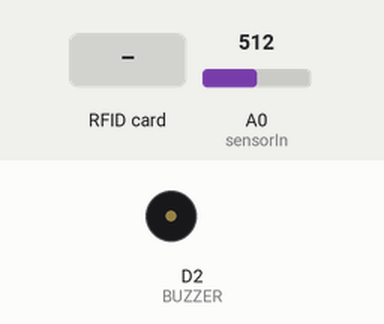
This sketch was run on a simulated ESP8266 (NodeMCU). Parts: buzzer (waves = sounding, pin HIGH). The inputs (shaded band) are chosen by the test bench; at power-on: A0 (sensorIn) = 512. WiFi joins after 1.5 s; servers stay silent unless stated; uploads are accepted with an empty reply; what the sketch prints to the serial monitor is not drawn.

Above: at 5.2 s.
5.3 s: RFID card 11 11 11 12 held to the reader
At 6.7 s:
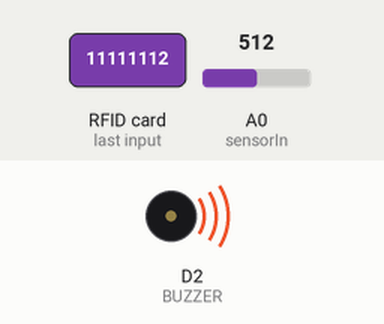
Timing chart, 0 to 8.3 s (numbered marks = the images above; inputs shaded):
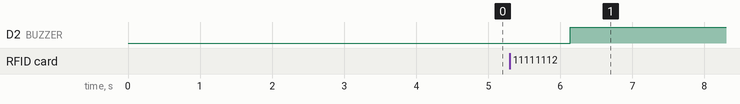

Measured:
- after the input at 5.3 s, D2 (BUZZER): LOW → HIGH after 0.84 s

The sketch:

send_data_to_google_sheet.ino
```cpp
#include <SPI.h>
#include <MFRC522.h>
#include <Arduino.h>
#include <ESP8266WiFi.h>
#include <ESP8266WiFiMulti.h>
#include <ESP8266HTTPClient.h>
#include <WiFiClient.h>
#include <WiFiClientSecureBearSSL.h>

// Fingerprint for demo URL, expires on June 2, 2021, needs to be updated well before this date
const uint8_t fingerprint[20] = {0x2b, 0xb5, 0xf0, 0x49, 0xbb, 0x7a, 0xde, 0xcb, 0x2f, 0x32, 0x67, 0x2e, 0x10, 0xd5, 0x45, 0x3e, 0xbe, 0x2c, 0x18, 0x0b};
// 4a 2e b2 a8 29 12 9a ca ac e1 e0 f4 a0 6c 74 4b 4b 7d 5b ab
// 36 D7 12 4A 15 13 E6 AA 83 AB A4 E5 DF A5 AA AF
// 2B B5 F0 49 BB 7A DE CB 2F 32 67 2E 10 D5 45 3E BE 2C 18 0B

#define RST_PIN  D3     // Configurable, see typical pin layout above
#define SS_PIN   D4     // Configurable, see typical pin layout above
#define BUZZER   D2     // Configurable, see typical pin layout above

MFRC522 mfrc522(SS_PIN, RST_PIN);  // Instance of the class
MFRC522::MIFARE_Key key;
ESP8266WiFiMulti WiFiMulti;
MFRC522::StatusCode status;

/* Be aware of Sector Trailer Blocks */
int blockNum = 2;
int turnonoff=0;
const int sensorIn = A0;
int mVperAmp = 185; // use 185 for 5A, 100 for 20A Module and 66 for 30A Module
double Voltage = 0;
double VRMS = 0;
double AmpsRMS = 0;
double Wattage=0;
/* Create another array to read data from Block */
/* Legthn of buffer should be 2 Bytes more than the size of Block (16 Bytes) */
byte bufferLen = 20;
byte readBlockData[20];

String data2;
const String data1 = "https://script.google.com/macros/s/AKfycbwNKKQvqlYteZliBV-3EJq5P38wtFhD6DF7vaDzt5MZtdkLBO3RQP74zlg55zNOZtT_Uw/exec?name=";

void setup()
{
  /* Initialize serial communications with the PC */
  //Serial.begin(9600);
  // Serial.setDebugOutput(true);
      pinMode(A0, INPUT);
      Serial.begin(9600);
      delay(10);
      Serial.println(F("Init...."));
  Serial.println();
  Serial.println();
  Serial.println();

  for (uint8_t t = 4; t > 0; t--)
  {
    Serial.printf("[SETUP] WAIT %d...\n", t);
    Serial.flush();
    delay(1000);
  }

  WiFi.mode(WIFI_STA);

  /* Put your WIFI Name and Password here */
  WiFiMulti.addAP("Bhuvi's Laptop", "11111112");

  /* Set BUZZER as OUTPUT */
  pinMode(BUZZER, OUTPUT);
  /* Initialize SPI bus */
  SPI.begin();
}

void loop()
{
   Voltage = getVPP();
 VRMS = (Voltage/2.0) *0.707; // sq root
 AmpsRMS = (VRMS * 1000)/mVperAmp;
 Wattage = (220*AmpsRMS); //Observed 18-20 Watt when no load was connected, so substracting offset value to get real consumption.
 Serial.print(AmpsRMS/1.75);
 Serial.println(" Amps RMS ");
 Serial.print(Wattage/1.75);
 Serial.println(" Watt ");
 //ReadContinues();
  /* Initialize MFRC522 Module */
  mfrc522.PCD_Init();
  /* Look for new cards */
  /* Reset the loop if no new card is present on RC522 Reader */
  if ( ! mfrc522.PICC_IsNewCardPresent())
  {
    return;
  }
  /* Select one of the cards */
  if ( ! mfrc522.PICC_ReadCardSerial())
  {
    return;
  }
  /* Read data from the same block */
  Serial.println();
  Serial.println(F("Reading last data from RFID..."));
  ReadDataFromBlock(blockNum, readBlockData);
  /* If you want to print the full memory dump, uncomment the next line */
  //mfrc522.PICC_DumpToSerial(&(mfrc522.uid));
  /* Print the data read from block */
  Serial.println();
  Serial.print(F("Last data in RFID:"));
  Serial.print(blockNum);
  Serial.print(F(" --> "));
  for (int j=0 ; j<16 ; j++)
  {
    Serial.write(readBlockData[j]);
  }
  Serial.println();
  /*digitalWrite(BUZZER, HIGH);
  delay(200);
  digitalWrite(BUZZER, LOW);
  delay(200);
  digitalWrite(BUZZER, HIGH);
  delay(200);
  digitalWrite(BUZZER, LOW);*/

  // wait for WiFi connection
  if ((WiFiMulti.run() == WL_CONNECTED))
  {
    std::unique_ptr<BearSSL::WiFiClientSecure>client(new BearSSL::WiFiClientSecure);

    client->setFingerprint(fingerprint);
    // Or, if you happy to ignore the SSL certificate, then use the following line instead:
    // client->setInsecure();
    //requesting URL: /macros/s/AKfycbybwYsIQr9WN0lno62oUJYG3SCHcWsytaJGiP3bJ50-ULPTfxBzP-h-7syPK1Y7CaRO5A/exec?temperature=0.01&humidity=0.06
    ///script.google.com/macros/s/AKfycbzGEHXN727-QIisa2sky-RR36ARPUWViX6BS7SqEQ2-limCH0EozMsbrmbrATyMfx310w/exec?name=SASI&Voltage=0.01
    data2 = data1 + String((char*)readBlockData)+"&Voltage="+String(Wattage/AmpsRMS)+"&Current="+String(AmpsRMS)+"&Power="+String(Wattage);
    data2.trim();
    Serial.println("Complet Url"+data2);

    HTTPClient https;
    Serial.print(F("[HTTPS] begin...\n"));
    if (https.begin(*client, (String)data2))
    {
      // HTTP
      Serial.print(F("[HTTPS] GET...\n"));
      // start connection and send HTTP header
      int httpCode = https.GET();

      // httpCode will be negative on error
      if (httpCode > 0)
      {
        // HTTP header has been send and Server response header has been handled
        Serial.printf("[HTTPS] GET... code: %d\n", httpCode);
        // file found at server
      }
      else
      {
        Serial.printf("[HTTPS] GET... failed, error: %s\n", https.errorToString(httpCode).c_str());
      }
      https.end();
      delay(5000);
    }
    else
    {
      Serial.printf("[HTTPS} Unable to connect\n");
    }


  }
}

void ReadContinues(){
      data2 = data1 + String((char*)readBlockData)+"&Voltage="+String(Wattage/AmpsRMS)+"&Current="+String(AmpsRMS)+"&Power="+String(Wattage);
    data2.trim();
    Serial.println("Complet Url"+data2);
    HTTPClient https;
        std::unique_ptr<BearSSL::WiFiClientSecure>client(new BearSSL::WiFiClientSecure);
    client->setFingerprint(fingerprint);

    Serial.print(F("[HTTPS] begin...\n"));
    if (https.begin(*client,(String)data2))
    {
      // HTTP
      Serial.print(F("[HTTPS] GET...\n"));
      // start connection and send HTTP header
      int httpCode = https.GET();

      // httpCode will be negative on error
      if (httpCode > 0)
      {
        // HTTP header has been send and Server response header has been handled
        Serial.printf("[HTTPS] GET... code: %d\n", httpCode);
        // file found at server
      }
      else
      {
        Serial.printf("[HTTPS] GET... failed, error: %s\n", https.errorToString(httpCode).c_str());
      }
      https.end();
      delay(5000);
    }
    else
    {
      Serial.printf("[HTTPS} Unable to connect\n");
    }
}

float getVPP()
{
  float result;

  int readValue;             //value read from the sensor
  int maxValue = 0;          // store max value here
  int minValue = 1024;          // store min value here

   uint32_t start_time = millis();

   while((millis()-start_time) < 1000) //sample for 1 Sec
   {
       readValue = analogRead(sensorIn);
       // see if you have a new maxValue
       if (readValue > maxValue)
       {
           /*record the maximum sensor value*/
           maxValue = readValue;
       }
       if (readValue < minValue)
       {
           /*record the maximum sensor value*/
           minValue = readValue;
       }
/*       Serial.print(readValue);
       Serial.println(" readValue ");
       Serial.print(maxValue);
       Serial.println(" maxValue ");
       Serial.print(minValue);
       Serial.println(" minValue ");
       delay(1000); */
    }

   // Subtract min from max
   result = ((maxValue - minValue) * 5)/1024.0;

   return result;
 }


void ReadDataFromBlock(int blockNum, byte readBlockData[])
{
  /* Prepare the ksy for authentication */
  /* All keys are set to FFFFFFFFFFFFh at chip delivery from the factory */
  for (byte i = 0; i < 6; i++)
  {
    key.keyByte[i] = 0xFF;
  }
  /* Authenticating the desired data block for Read access using Key A */
  status = mfrc522.PCD_Authenticate(MFRC522::PICC_CMD_MF_AUTH_KEY_A, blockNum, &key, &(mfrc522.uid));

  if (status != MFRC522::STATUS_OK)
  {
     Serial.print("Authentication failed for Read: ");
     Serial.println(mfrc522.GetStatusCodeName(status));
     return;
  }
  else
  {
    if(turnonoff == 0 ){
      turnonoff = 1;
      digitalWrite(BUZZER, HIGH);
      Serial.println("on");
    }else {
    turnonoff = 0;
    digitalWrite(BUZZER, LOW);
    Serial.println("off");
    }
    Serial.println("Authentication success");

  }

  /* Reading data from the Block */
  status = mfrc522.MIFARE_Read(blockNum, readBlockData, & bufferLen);
  if (status != MFRC522::STATUS_OK)
  {
    Serial.print("Reading failed: ");
    Serial.println(mfrc522.GetStatusCodeName(status));
    return;
  }
  else
  {
    Serial.println("Block was read successfully");
  }
}
```
